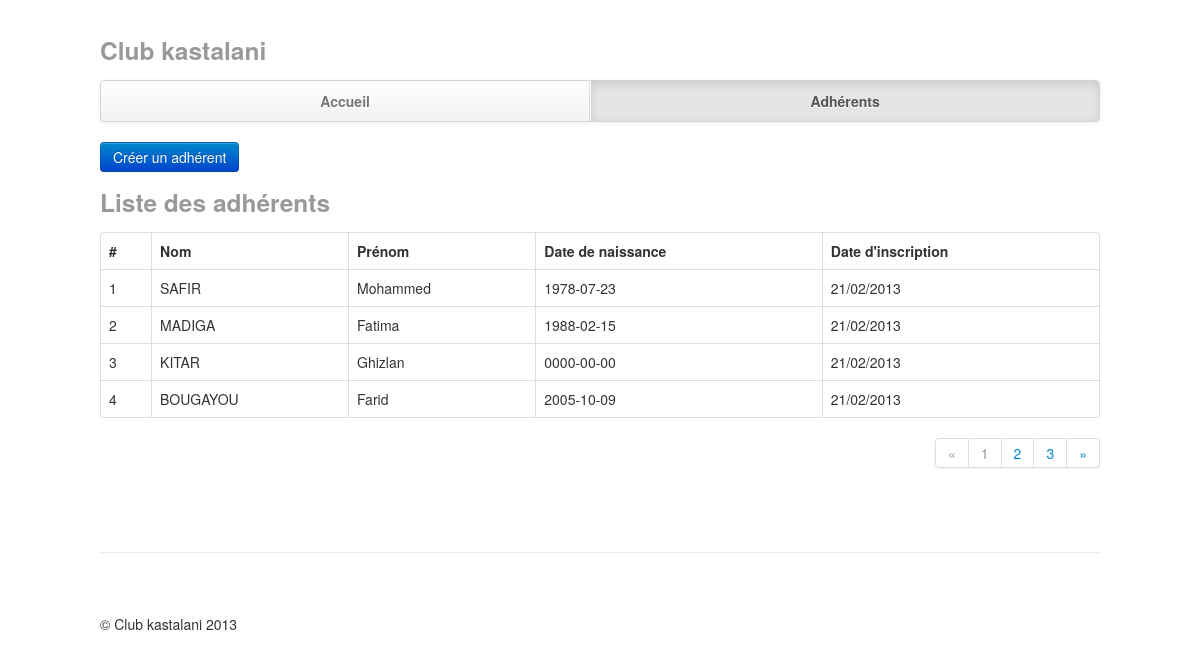
Page /adherents.php (signed in) on the committed database.
### tables this page shows
CREATE TABLE `adherent` (
  `id_mbr` int(100) NOT NULL AUTO_INCREMENT,
  `nom` varchar(100) NOT NULL,
  `prenom` varchar(100) NOT NULL,
  `categorie` varchar(100) NOT NULL,
  `date_naiss` date NOT NULL,
  `cin` varchar(100) NOT NULL,
  `profession` varchar(100) NOT NULL,
  `adresse` varchar(500) NOT NULL,
  `ville` varchar(100) NOT NULL,
  `telephone` varchar(100) NOT NULL,
  `email` varchar(255) NOT NULL,
  `date_insc` varchar(100) NOT NULL,
  `observation` varchar(1000) NOT NULL,
  `nom_photo` varchar(255) NOT NULL,
  `nom_cin_recto` varchar(255) NOT NULL,
  `nom_cin_verso` varchar(255) NOT NULL,
  `conseiller` varchar(100) NOT NULL,
  PRIMARY KEY (`id_mbr`)
);

### classes/Http.php (called while the page is built, shortened)
<?php
class Http
{
    private static $instance;
    public static function getInstance()
    {
        if (!isset(self::$instance)) {
            self::$instance = new self;
        }
        return self::$instance;
    }
    public function get($name, $default = null)
    {
        if (isset($_GET[$name])) {
            return $_GET[$name];
        } elseif (isset($_POST[$name])) {
            return $_POST[$name];
        } elseif (isset($_COOKIE[$name])) {
            return $_COOKIE[$name];
        } elseif (isset($_ENV[$name])) {
            return $_ENV[$name];
        } elseif (isset($_SERVER[$name])) {
            return $_SERVER[$name];
        }
        return $default;
    }
    public function getCurrentUrl($append = array(), $remove = array())
    {
        $baseURI  = $this->get('PHP_SELF');
        $querySTR = $this->get('QUERY_STRING');
        $output = null;
        parse_str($querySTR, $output);
        foreach ($remove as $key) {
            unset($output[$key]);
        }
        $querySTR2 = http_build_query(array_merge($output, $append));
        if ($querySTR2) {
            $baseURI .= '?' . $querySTR2;
        }
        return $baseURI;
    }
}

### classes/Config.php (called while the page is built, shortened)
<?php
class Config
{
    private $dbName = DB_NAME;
    private $dbPassword = DB_PASSWORD;
    private $dbUsername = DB_USERNAME;
    private $dbServer = DB_SERVER;
    private $perPage = PAGER_PER_PAGE;
    private $pageName = PAGE_NAME;
    private static $instance;
    public static function getInstance()
    {
        if (!isset(self::$instance)) {
            self::$instance = new self;
        }
        return self::$instance;
    }
    public function getDbName()
    {
        return $this->dbName;
    }
    public function getDbPassword()
    {
        return $this->dbPassword;
    }
    public function getDbUsername()
    {
        return $this->dbUsername;
    }
    public function getDbServer()
    {
        return $this->dbServer;
    }
    public function getPerPage()
    {
        return $this->perPage;
    }
    public function getPageName()
    {
        return $this->pageName;
    }
}

### classes/Pager.php (called while the page is built, shortened)
<?php
class Pager
{
    private $sql;
    private $perPage;
    private $currPage;
    private $countPages;
    private static $instance;
    function __construct()
    {
        $this->currPage = Http::getInstance()->get(Config::getInstance()->getPageName(), 1);
        $this->perPage  = Config::getInstance()->getPerPage();
    }
    public static function getInstance()
    {
        if (!isset(self::$instance)) {
            self::$instance = new self;
        }
        return self::$instance;
    }
    public function setSQL($sql)
    {
        $this->sql = $sql;
    }
    public function getPagerSQL()
    {
        $pagerSql = str_replace('SELECT ', 'SELECT SQL_CALC_FOUND_ROWS ', $this->sql);
        $offset = ($this->currPage - 1) * $this->perPage;
        $pagerSqlWithLimit = sprintf('%s LIMIT %d, %d', $pagerSql, $offset, $this->perPage);
        return $pagerSqlWithLimit;
    }
    public function getItems()
    {
        $this->items      = DB::getInstance()->query($this->getPagerSql());
        $this->countItems = DB::getInstance()->query('SELECT FOUND_ROWS() as count')->fetchColumn(0);
        $this->countPages = ceil($this->countItems / $this->perPage);
        return $this->items;
    }
    public function getCountPages()
    {
        return $this->countPages;
    }
}

### classes/DB.php (called while the page is built, shortened)
<?php
class DB
{
    private static $instance;
    private $db;
    public function __construct()
    {
        $config = Config::getInstance();
        $dsn = sprintf('mysql:dbname=%s;host=%s', $config->getDbName(), $config->getDbServer());
        $this->db = new PDO($dsn, $config->getDbUsername(), $config->getDbPassword(), array(PDO::MYSQL_ATTR_INIT_COMMAND => 'SET NAMES \'UTF8\''));
    }
    public static function getInstance()
    {
        if (!isset(self::$instance)) {
            self::$instance = new self;
        }
        return self::$instance;
    }
    public function query($sql)
    {
        return $this->db->query($sql);
    }
}

### views/_adherents_list.php (the view, shortened to what this page needs)
    <?php include './views/_menu.php'; ?>
      <div class="row-fluid">
            <a href="<?php echo Http::getInstance()->getCurrentUrl(array('action' => 'new'), array('action', Config::getInstance()->getPageName())) ?>" class="btn btn-primary">
                Créer un adhérent
            </a>
            <h3 class="muted">Liste des adhérents</h3>
            <table class="table table-bordered">
              <thead>
                <tr>
                  <th>#</th>
                  <th>Nom</th>
                  <th>Prénom</th>
                  <th>Date de naissance</th>
                  <th>Date d'inscription</th>
                </tr>
              </thead>
              <tbody>
                <?php foreach ($pager->getItems() as $adherent): ?>
                <tr>
                  <td><?php echo $adherent['id_mbr']; ?></td>
                  <td><?php echo $adherent['nom']; ?></td>
                  <td><?php echo $adherent['prenom']; ?></td>
                  <td><?php echo $adherent['date_naiss']; ?></td>
                  <td><?php echo $adherent['date_insc']; ?></td>
                </tr>
                <?php endforeach; ?>
              </tbody>
            </table>
            <?php include './views/_pagination.php'; ?>
      </div>
      <?php include './views/_footer.php'; ?>
<?php $body_content = ob_get_contents(); ob_end_clean(); ?>
<?php include '_template.php'; ?>

### adherents.php (shortened to what this page needs)
<?php
include_once 'config.php';
$action = Http::getInstance()->get('action', 'list');
switch ($action) {
    case 'list':
        $pager     = Pager::getInstance();
        $adherents = new Adherents();
        $pager->setModel($adherents);
        include './views/_adherents_list.php';
        break;
}

### views/_menu.php
<?php $phpself = Http::getInstance()->get('PHP_SELF'); ?>
<?php $basename = basename($phpself, '.php'); ?>
<div class="container">
  <div class="row-fluid">
    <h3 class="muted">Club kastalani</h3>
    <div class="navbar">
      <div class="navbar-inner">
          <ul class="nav">
              <li<?php $basename == 'back' ? print ' class="active"' : ''; ?>>
                <a href="back.php">Accueil</a>
            </li>
            <li<?php $basename == 'adherents' ? print ' class="active"' : ''; ?>>
                <a href="adherents.php">Adhérents</a>
            </li>
          </ul>
      </div>
    </div>
  </div>

### views/_pagination.php
<div class="pagination pagination-right">
    <ul>
        <li<?php $pager->isFirstPage() ? print ' class="disabled"' : '' ?>>
            <a href="<?php echo Http::getInstance()->getCurrentUrl(array(Config::getInstance()->getPageName() => 1), array(Config::getInstance()->getPageName())) ?>">
                &laquo;
            </a>
        </li>
        <?php for ($i = 1, $j = $pager->getCountPages(); $i <= $j; $i++) : ?>
        <li<?php $pager->isCurrPage($i) ? print ' class="disabled"' : '' ?>>
            <a href="<?php echo Http::getInstance()->getCurrentUrl(array(Config::getInstance()->getPageName() => $i), array(Config::getInstance()->getPageName())) ?>">
                <?php echo $i; ?>
            </a>
        </li>
        <?php endfor; ?>
        <li<?php $pager->isLastPage() ? print ' class="disabled"' : '' ?>>
            <a href="<?php echo Http::getInstance()->getCurrentUrl(array(Config::getInstance()->getPageName() => $pager->getCountPages()), array(Config::getInstance()->getPageName())) ?>">
                &raquo;
            </a>
        </li>
    </ul>
</div>

### views/_footer.php
  <hr>
  <div class="footer">
    <p>&copy; Club kastalani 2013</p>
  </div>
</div>

### views/_template.php (shortened to what this page needs)
<!DOCTYPE html>
<html lang="en">
  <head>
    <link href="assets/css/bootstrap.css" rel="stylesheet">
    <link href="assets/css/bootstrap-responsive.css" rel="stylesheet">
  </head>
  <body>
      <?php isset($body_content) ? print $body_content : ''; ?>
  </body>
</html>

### views/_style.php (style rules this page uses)
body { padding-top: 20px; padding-bottom: 60px; }
.container { margin: 0 auto; max-width: 1000px; }
.container > hr { margin: 60px 0; }
.navbar .navbar-inner { padding: 0; }
.navbar .nav { margin: 0; display: table; width: 100%; }
.navbar .nav li { display: table-cell; width: 1%; float: none; }
.navbar .nav li a { font-weight: bold; text-align: center; border-left: 1px solid rgba(255,255,255,.75); border-right: 1px solid rgba(0,0,0,.1); }
.navbar .nav li:first-child a { border-left: 0; border-radius: 3px 0 0 3px; }
.navbar .nav li:last-child a { border-right: 0; border-radius: 0 3px 3px 0; }

### rows in the picture
adherent: id_mbr "1", nom "SAFIR", prenom "Mohammed", date_naiss "1978-07-23", date_insc "21/02/2013"
adherent: id_mbr "2", nom "MADIGA", prenom "Fatima", date_naiss "1988-02-15", date_insc "21/02/2013"
adherent: id_mbr "3", nom "KITAR", prenom "Ghizlan", date_naiss "0000-00-00", date_insc "21/02/2013"
adherent: id_mbr "4", nom "BOUGAYOU", prenom "Farid", date_naiss "2005-10-09", date_insc "21/02/2013"
